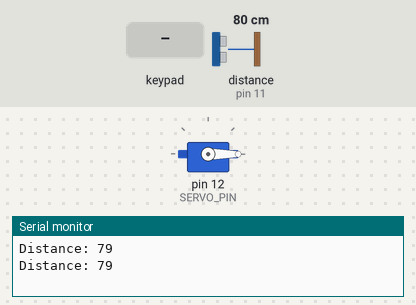
A sketch run on a simulated Arduino Uno, built with avr-gcc and run on an emulated ATmega328P. On the bench: servo, the last lines printed to the serial monitor. Wiring (inferred from the names in the program): ultrasonic range finder: trigger pin 10; echo pin 11. The test bench sets the inputs (shaded band); at power-on: distance to the obstacle (sensor on pin 11) 80 cm. The echo pulse lasts 58.3 µs per cm.

Above: at 1.9 s.
2.0 s: keypad keys 2 3 4 5 pressed 1.5 s apart
At 7.6 s:
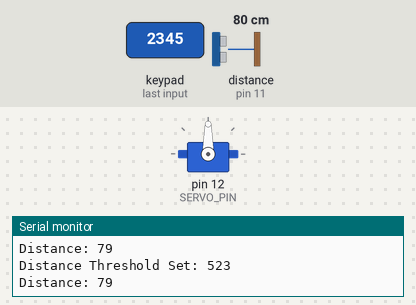
Timing chart, 0 to 18.3 s (numbered marks = the images above; inputs shaded):
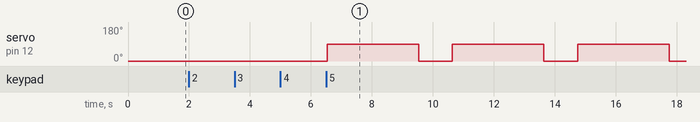

The sketch:

Distance_Based_Door_Control_System_with_keypad.ino
```cpp
#include <Keypad.h>
#include <Servo.h>

// Keypad setup
const byte ROWS = 4;
const byte COLS = 4;
char keys[ROWS][COLS] = {
  {'1', '2', '3', 'A'},
  {'4', '5', '6', 'B'},
  {'7', '8', '9', 'C'},
  {'*', '0', '#', 'D'}
};
byte rowPins[ROWS] = {2,3,4,5};
byte colPins[COLS] = {6,7,8,9};
Keypad keypad = Keypad(makeKeymap(keys), rowPins, colPins, ROWS, COLS);

// Ultrasonic sensor pins
#define TRIG_PIN 10
#define ECHO_PIN 11

// Servo pin
#define SERVO_PIN 12

// Create objects
Servo doorServo;
long duration;
int distance;
int distanceThreshold = 5; // Default distance threshold in cm

void setup() {
  Serial.begin(9600);

  pinMode(TRIG_PIN, OUTPUT);
  pinMode(ECHO_PIN, INPUT);

  doorServo.attach(SERVO_PIN);
  doorServo.write(0); // Initialize servo position (door closed)
}

void loop() {
  // Read ultrasonic sensor
  digitalWrite(TRIG_PIN, LOW);
  delayMicroseconds(2);
  digitalWrite(TRIG_PIN, HIGH);
  delayMicroseconds(10);
  digitalWrite(TRIG_PIN, LOW);
  duration = pulseIn(ECHO_PIN, HIGH);
  distance = duration * 0.0344 / 2; // Convert duration to distance in cm

  // Print distance to Serial Monitor
  Serial.print("Distance: ");
  Serial.println(distance);
  delay(1000);

  // Check distance and control servo
  if (distance <= distanceThreshold) {
    doorServo.write(90); // Open the door (servo angle 90 degrees)
    delay(3000); // Keep the door open for 2 seconds
    doorServo.write(0); // Close the door (servo angle 0 degrees)
  }

  // Check keypad input
  char key = keypad.getKey();
  if (key) {
    if (key >= '0' && key <= '9') {
      distanceThreshold = (distanceThreshold * 10) + (key - '0');
      Serial.print("Distance Threshold Set: ");
      Serial.println(distanceThreshold);
    } else if (key == '#') {
      // Confirm the threshold setting
      Serial.print("Distance Threshold Confirmed: ");
      Serial.println(distanceThreshold);
    } else if (key == '*') {
      // Reset the threshold to default value
      distanceThreshold = 10;
      Serial.println("Distance Threshold Reset to Default (5 cm)");
    }
  }

  delay(100); // Delay before the next reading
}
```

Measured:
- after the input at 2.0 s, servo on pin 12 (SERVO_PIN): alternates 90° for 3.0 s and 0° for 1.1 s, starting after 4.5 s
